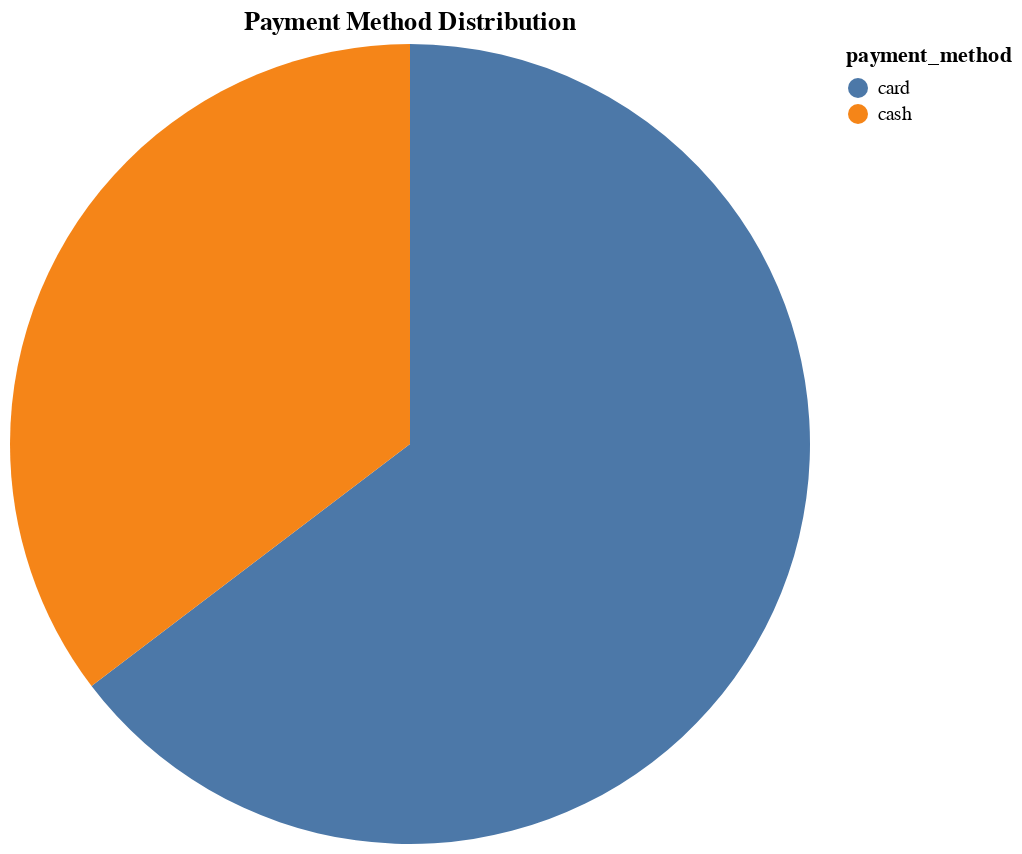

This figure's notebook cell:
### Code cell
df = pd.DataFrame(results['payment_method'])
chart = alt.Chart(df).mark_arc().encode(
    theta=alt.Theta('total:Q'),
    color=alt.Color('payment_method')
).properties(
    title='Payment Method Distribution',
    height=400,
    width=400
)
chart

### Figure 1 — Vega-Lite specification as saved in the notebook (floating-point values rounded to 4 significant figures)
{"config": {"view": {"continuousWidth": 300, "continuousHeight": 300}}, "data": {"name": "data-ba0a9b5fac5cb67b2104c2c6da971b3a"}, "mark": {"type": "arc"}, "encoding": {"color": {"field": "payment_method", "type": "nominal"}, "theta": {"field": "total", "type": "quantitative"}}, "height": 400, "title": "Payment Method Distribution", "width": 400, "$schema": "https://vega.github.io/schema/vega-lite/v5.20.1.json", "datasets": {"data-ba0a9b5fac5cb67b2104c2c6da971b3a": [{"payment_method": "card", "total": 1926.0}, {"payment_method": "cash", "total": 1053.0}]}}
